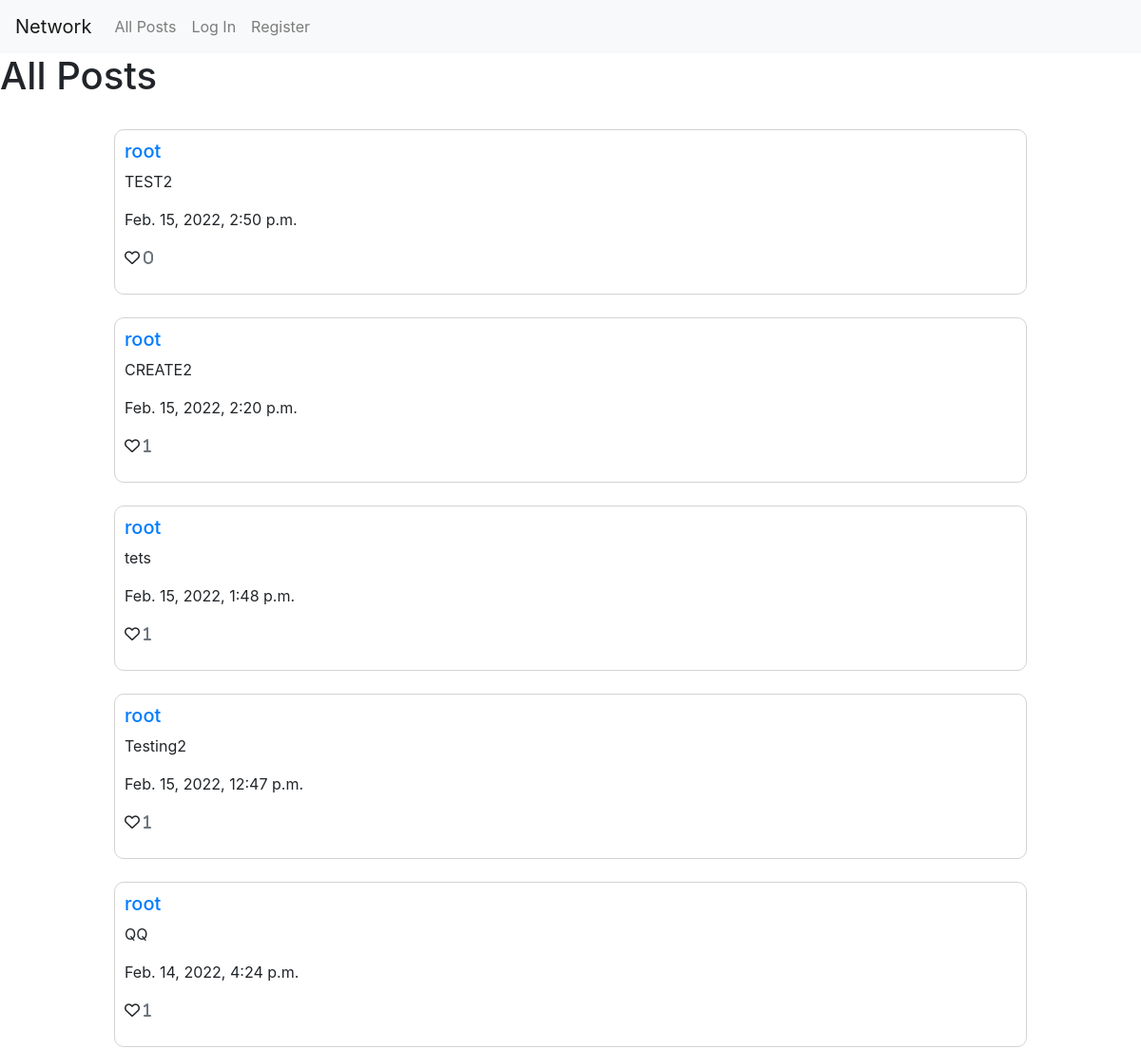
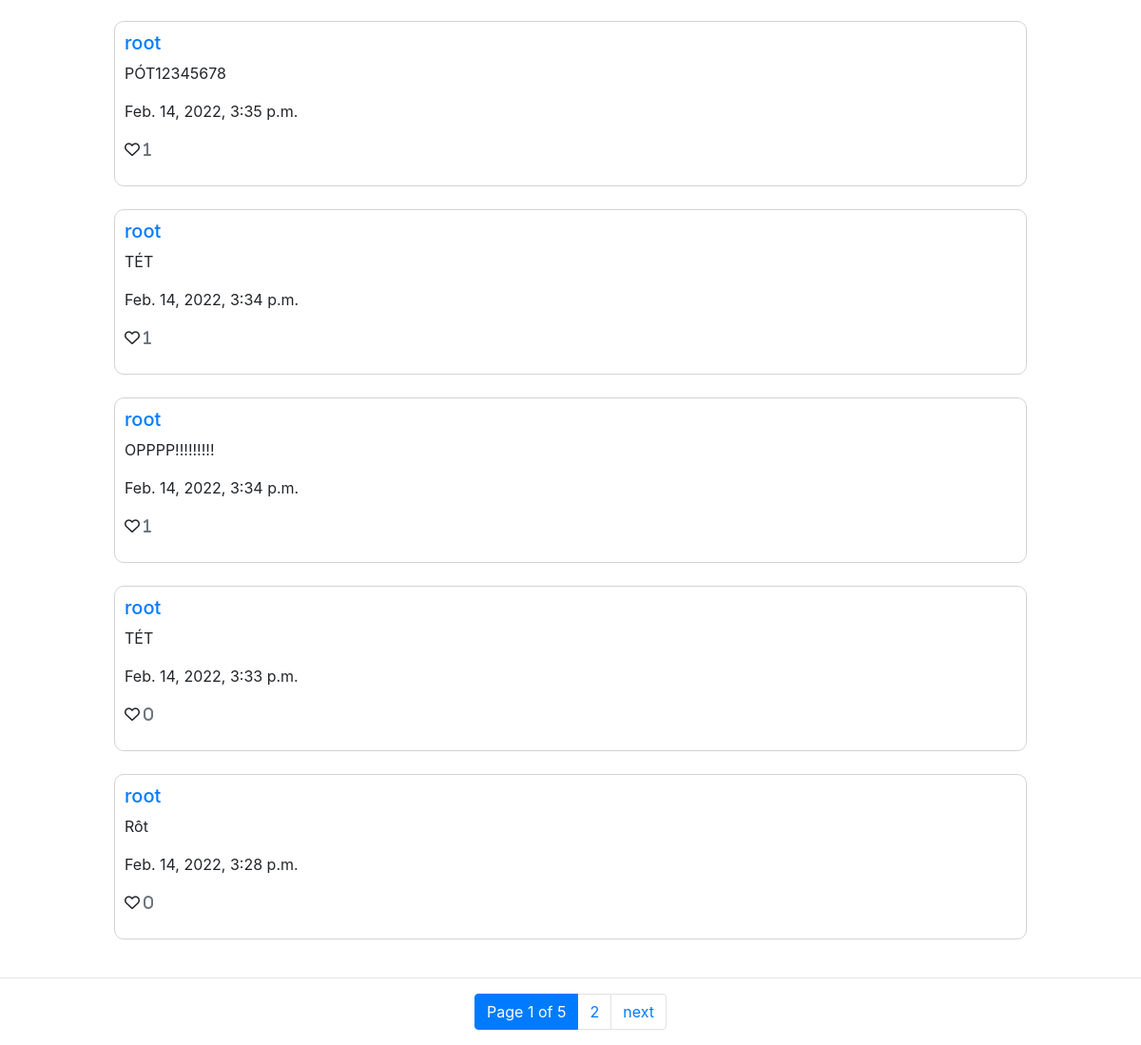
The page / on the database its author committed (2 pictures, top to bottom).
### network/models.py (models this page shows, shortened)
class Post(models.Model):
    user = models.ForeignKey(User, on_delete=models.CASCADE)
    text = models.CharField(max_length=480, null=True, blank=True)
    timestamp = models.DateTimeField(default=datetime.datetime.now)

class User(AbstractUser):
    pass

### network/views.py (the view)
# urls.py: path("", views.index, name="index"),
def index(request):
    posts = Post.objects.order_by('-timestamp').all()
    paginator = Paginator(posts, 10)    # Show 10 posts per page.
    page_number = request.GET.get('page')
    if page_number != None:
        try:
            page_obj = paginator.get_page(page_number)
        except:
            page_obj = paginator.get_page(1)
    else:
        page_obj = paginator.get_page(1)
    return render(request, "network/index.html", {
        'posts': page_obj,
        'form': NewPost(),
        'form_edit': EditPost()
    })

### network/templates/network/index.html (shortened to what this page needs)
{% extends "network/layout.html" %}
{% block body %}
<h1>All Posts</h1>
<br>
<div id="posts-main">
    {% for post in posts %}
    <div id="posts">
    <h5><a href="{% url 'profile' post.user.username %}">{{post.user.username}} </a></h5>
    <p class="card-text" id="post_text_{{post.id}}"> {{ post.text }}</p>
    <p>{{post.timestamp}}</p>
    <p class="card-text">
                <div data-id="{{post.id}}" class="card-link
                 {% if post.ctotalLike > 0 %}
                    fas
                 {%else%}
                    far
                 {% endif %}
                  fa-heart">
                <trigger class="text-muted">{{post.like_set.count}}</trigger>
            </div>
            </p>
        </div>
    </div>
    <br>
    {% empty %}
        <h2>No posts</h2>
    {% endfor %}
{% endblock %}

### network/templates/network/layout.html (shortened to what this page needs)
{% load static %}
<!DOCTYPE html>
<html lang="en">
    <head>
        <link rel="stylesheet" href="https://stackpath.bootstrapcdn.com/bootstrap/4.4.1/css/bootstrap.min.css">
        <link href="{% static 'network/styles.css' %}" rel="stylesheet">
        <link href="https://use.fontawesome.com/releases/v6.0.0/css/all.css" rel="stylesheet">
  </head>
    </head>
    <body>
        <nav class="navbar navbar-expand-lg navbar-light bg-light">
            <a class="navbar-brand" href="{% url 'index' %}">Network</a>
            <div>
              <ul class="navbar-nav mr-auto">
                <li class="nav-item">
                  <a class="nav-link" href="{% url 'index' %}">All Posts</a>
                </li>
                {% if user.is_authenticated %}
                    <li class="nav-item">
                        <a class="nav-link" href="{% url 'following' %}">Following</a>
                    </li>
                    <li class="nav-item">
                        <a class="nav-link" href="{% url 'logout' %}">Log Out</a>
                    </li>
                {% else %}
                    <li class="nav-item">
                        <a class="nav-link" href="{% url 'login' %}">Log In</a>
                    </li>
                    <li class="nav-item">
                        <a class="nav-link" href="{% url 'register' %}">Register</a>
                    </li>
                {% endif %}
              </ul>
            </div>
          </nav>
          <div class="body">
            {% block body %}
            {% endblock %}
            <hr>
            <ul class="pagination justify-content-center">
                {% for num in posts.paginator.page_range %}
                    {% if posts.number == num %}
                    <li class="page-item active">
                        <a class="page-link">Page {{ posts.number }} of {{ posts.paginator.num_pages }}</a>
                    </li>
                    {% elif num > posts.number|add:'-2' and num < posts.number|add:'2' %}
                    <li class="page-item">
                        <a class="page-link" href="?page={{ num }}">{{ num }}</a>
                    </li>
                    {% endif %}
                 {% endfor %}
                {% if posts.has_next %}
                <li class="page-item">
                    <a class="page-link" href="?page={{ posts.next_page_number }}"> next</a>
                </li>
                {% endif %}
            </ul>
    </body>
</html>

### network/static/network/styles.css (style rules this page uses)
div#posts { padding: 80; margin: 0px 120px 0px 120px; display: block; border: 1px #d3d3d3 solid; padding: 10px; border-radius: 10px; }

### rows shown on the page
Post: user.username "root", text "TEST2", timestamp "Feb. 15, 2022, 2:50 p.m.", like_set.count "0"
Post: user.username "root", text "CREATE2", timestamp "Feb. 15, 2022, 2:20 p.m.", like_set.count "1"
Post: user.username "root", text "tets", timestamp "Feb. 15, 2022, 1:48 p.m.", like_set.count "1"
Post: user.username "root", text "Testing2", timestamp "Feb. 15, 2022, 12:47 p.m.", like_set.count "1"
Post: user.username "root", text "QQ", timestamp "Feb. 14, 2022, 4:24 p.m.", like_set.count "1"
Post: user.username "root", text "PÓT12345678", timestamp "Feb. 14, 2022, 3:35 p.m.", like_set.count "1"
Post: user.username "root", text "TÉT", timestamp "Feb. 14, 2022, 3:34 p.m.", like_set.count "1"
Post: user.username "root", text "OPPPP!!!!!!!!!", timestamp "Feb. 14, 2022, 3:34 p.m.", like_set.count "1"
Post: user.username "root", text "TÉT", timestamp "Feb. 14, 2022, 3:33 p.m.", like_set.count "0"
Post: user.username "root", text "Rôt", timestamp "Feb. 14, 2022, 3:28 p.m.", like_set.count "0"

### other values the page prints
{{ posts.number }} "1"
{{ posts.paginator.num_pages }} "5"
{{ num }} "2"
